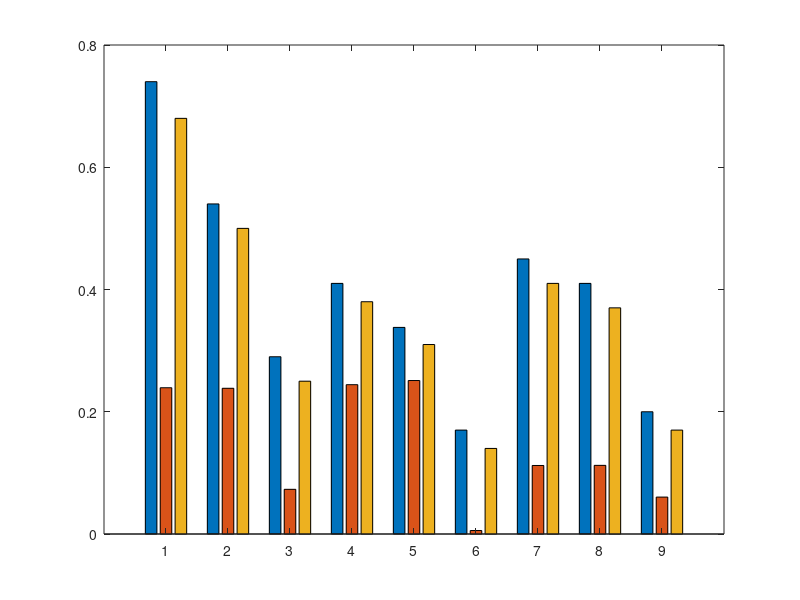

Recreate this plot in MATLAB. (Note: this script raises an error after producing the figure.)
% =========================================================================
%
% Script Name: plot_ecGEM_functional_baseline.m
%
% Description: Generates a grouped bar chart to assess the functional
%              baseline and calibration performance of ecGEMs across
%              different microbial chassis and carbon sources.
%
% =========================================================================

% --- Part 1: Data Input ---

% 1. Wet-lab Measurements (mu_max, h^-1)
% Order of carbon sources: Glucose, Fructose, Acetate

wet_lab_ecoli = [0.74, 0.54, 0.29];   % E. coli
wet_lab_yeast = [0.41, 0.338, 0.17];  % S. cerevisiae
wet_lab_cg    = [0.45, 0.41, 0.20];   % C. glutamicum


% 2. Uncalibrated in silico Predictions (mu_max, h^-1)

in_silico_ecoli = [0.2393, 0.2384, 0.0731]; % eciML1515
in_silico_yeast = [0.2443, 0.2511, 0.0057]; % ecYeast9
in_silico_cg    = [0.1121, 0.1123, 0.0604]; % eciCW773


% 3. Calibrated in silico Predictions (mu_max, h^-1)
%
% NOTE:
% The following values are PLACEHOLDER values for visualization only.
% TODO: Replace them with the actual calibrated growth rates.
%
% Order of carbon sources: Glucose, Fructose, Acetate

calibrated_ecoli = [0.68, 0.50, 0.25];   % PLACEHOLDER - TODO: replace
calibrated_yeast = [0.38, 0.31, 0.14];   % PLACEHOLDER - TODO: replace
calibrated_cg    = [0.41, 0.37, 0.17];   % PLACEHOLDER - TODO: replace


% --- Part 2: Data Integration and Plotting ---

% Concatenate block data into full column vectors (9x1)

wet_lab = [wet_lab_ecoli, wet_lab_yeast, wet_lab_cg]';

in_silico = [in_silico_ecoli, in_silico_yeast, in_silico_cg]';

calibrated = [calibrated_ecoli, calibrated_yeast, calibrated_cg]';


% Combine into a matrix for the grouped bar chart
% Column 1: Wet-lab
% Column 2: Uncalibrated prediction
% Column 3: Calibrated prediction

Y = [wet_lab, in_silico, calibrated];


% Create the figure window

figure('Name', 'ecGEM Functional Baseline', ...
       'Position', [100, 100, 1150, 620], ...
       'Color', 'w');


% Plot grouped bars

b = bar(Y, 'grouped');

hold on;


% Set bar colors
%
% Wet-lab:       #4f5c6b
% Uncalibrated:  #91aecf
% Calibrated:    #6e535e

color_wet_lab      = [79, 92, 107] / 255;   % #4f5c6b
color_uncalibrated = [145, 174, 207] / 255; % #91aecf
color_calibrated   = [110, 83, 94] / 255;   % #6e535e

b(1).FaceColor = color_wet_lab;
b(1).EdgeColor = [0.20, 0.20, 0.20];
b(1).LineWidth = 0.8;

b(2).FaceColor = color_uncalibrated;
b(2).EdgeColor = [0.20, 0.20, 0.20];
b(2).LineWidth = 0.8;

b(3).FaceColor = color_calibrated;
b(3).EdgeColor = [0.20, 0.20, 0.20];
b(3).LineWidth = 0.8;


% Customize axes and labels

set(gca, ...
    'XTick', 1:9, ...
    'FontSize', 11, ...
    'LineWidth', 1.0, ...
    'Box', 'on');

xticklabels({'Glucose', 'Fructose', 'Acetate', ...
             'Glucose', 'Fructose', 'Acetate', ...
             'Glucose', 'Fructose', 'Acetate'});

ylabel('Maximum Specific Growth Rate, \mu_{max} (h^{-1})', ...
       'FontSize', 13, ...
       'FontWeight', 'bold');

xlabel('Microbial Chassis and Carbon Source', ...
       'FontSize', 13, ...
       'FontWeight', 'bold');


% Set Y-axis limits dynamically based on the maximum value

max_y_value = max(Y(:));
max_y = max_y_value * 1.30;

ylim([0, max_y]);


% Add legend with white background and visible border

lgd = legend({'Wet-lab Measurement', ...
              'Uncalibrated in silico Prediction', ...
              'Calibrated in silico Prediction'}, ...
             'Location', 'northwest', ...
             'FontSize', 10.5);

lgd.Box = 'on';
lgd.Color = 'w';
lgd.EdgeColor = [0.35, 0.35, 0.35];
lgd.LineWidth = 0.8;


% Add chassis separation lines

xline(3.5, '--', ...
      'LineWidth', 1.3, ...
      'Color', [0.55, 0.55, 0.55]);

xline(6.5, '--', ...
      'LineWidth', 1.3, ...
      'Color', [0.55, 0.55, 0.55]);


% Add chassis text labels dynamically based on max height

text_height = max_y * 0.93;

text(2, text_height, 'E. coli', ...
     'HorizontalAlignment', 'center', ...
     'FontSize', 14, ...
     'FontAngle', 'italic', ...
     'FontWeight', 'bold');

text(5, text_height, 'S. cerevisiae', ...
     'HorizontalAlignment', 'center', ...
     'FontSize', 14, ...
     'FontAngle', 'italic', ...
     'FontWeight', 'bold');

text(8, text_height, 'C. glutamicum', ...
     'HorizontalAlignment', 'center', ...
     'FontSize', 14, ...
     'FontAngle', 'italic', ...
     'FontWeight', 'bold');


% Obtain exact x-coordinates of individual bars

[ngroups, nbars] = size(Y);

x_coords = nan(ngroups, nbars);

for i = 1:nbars
    x_coords(:,i) = b(i).XEndPoints;
end


% Calculate percentage of wet-lab growth rate
%
% Uncalibrated coverage:
% predicted growth rate / wet-lab growth rate

uncalibrated_percentages = (in_silico ./ wet_lab) * 100;


% Calibrated coverage:
% calibrated growth rate / wet-lab growth rate
%
% NOTE:
% These percentages currently depend on the PLACEHOLDER calibrated values.

calibrated_percentages = (calibrated ./ wet_lab) * 100;


% Add percentage labels above the uncalibrated bars

for i = 1:9

    text(x_coords(i,2), ...
         Y(i,2) + (max_y * 0.020), ...
         sprintf('%.1f%%', uncalibrated_percentages(i)), ...
         'HorizontalAlignment', 'center', ...
         'VerticalAlignment', 'bottom', ...
         'FontSize', 7, ...
         'Color', 'k');

end


% Add percentage labels above the calibrated bars
%
% NOTE:
% These labels are based on PLACEHOLDER calibrated values and should be
% interpreted only after the actual calibrated growth rates are inserted.

for i = 1:9

    text(x_coords(i,3), ...
         Y(i,3) + (max_y * 0.020), ...
         sprintf('%.1f%%', calibrated_percentages(i)), ...
         'HorizontalAlignment', 'center', ...
         'VerticalAlignment', 'bottom', ...
         'FontSize', 7, ...
         'FontWeight', 'bold', ...
         'Color', 'k');

end


% Final touches: title and grid

title('Functional Baseline and Calibration Assessment of ecGEMs', ...
      'FontSize', 15, ...
      'FontWeight', 'bold');

grid on;

set(gca, ...
    'GridLineStyle', ':', ...
    'GridAlpha', 0.35, ...
    'Layer', 'top', ...
    'Box', 'on');

hold off;
